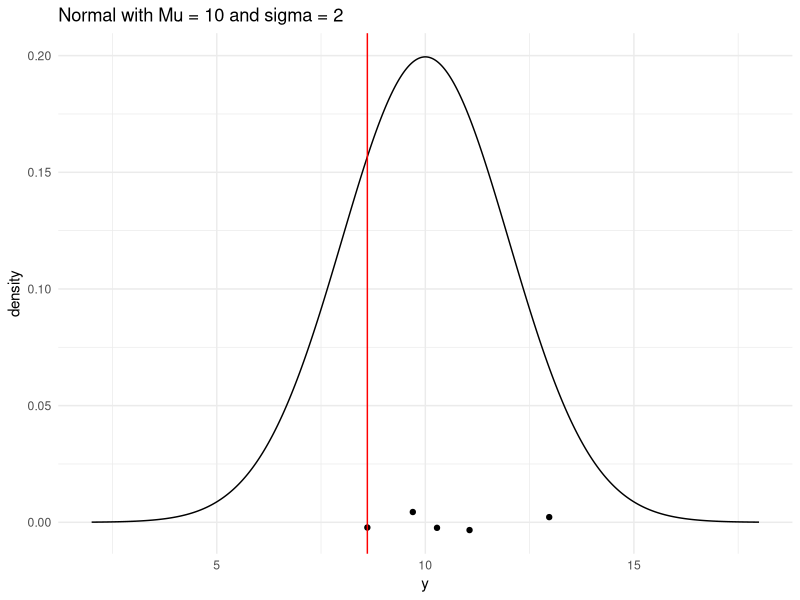
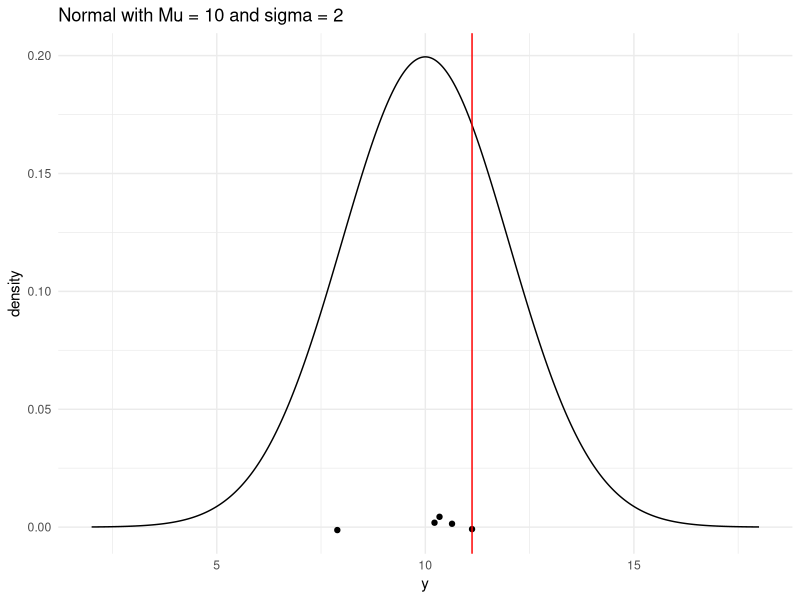
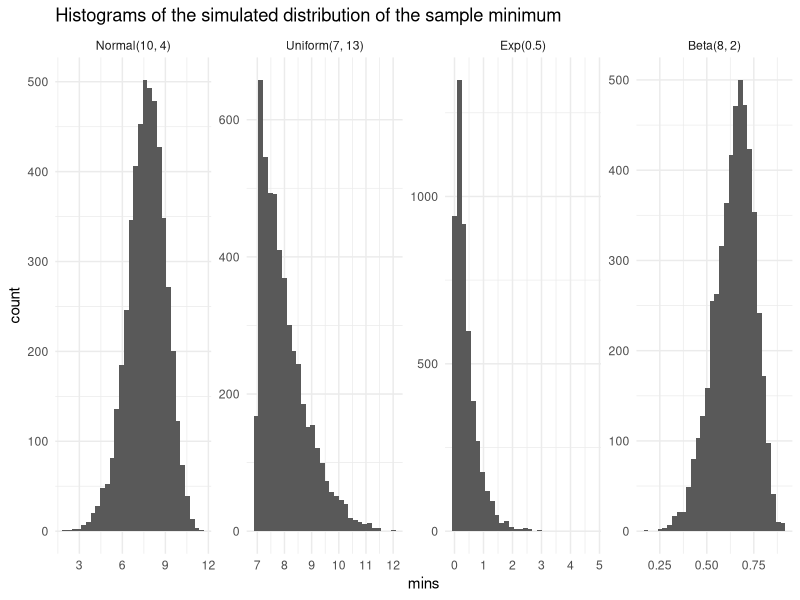
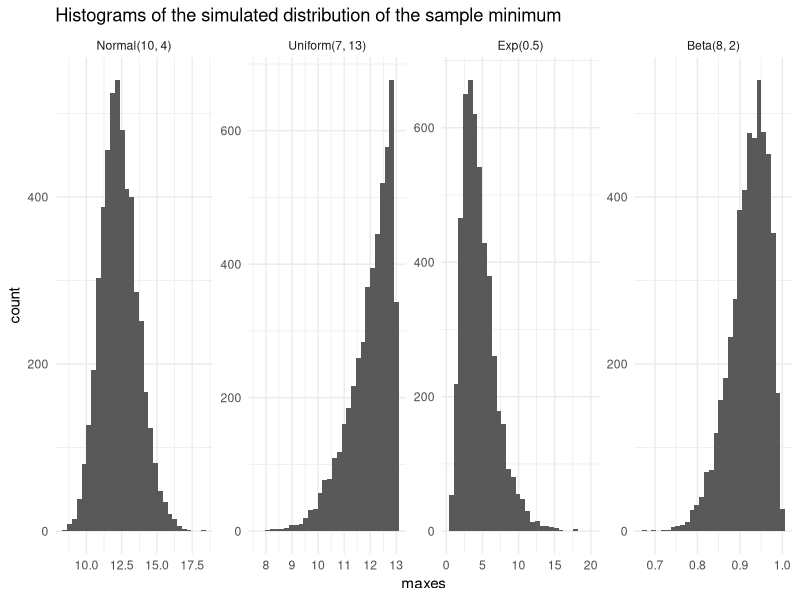
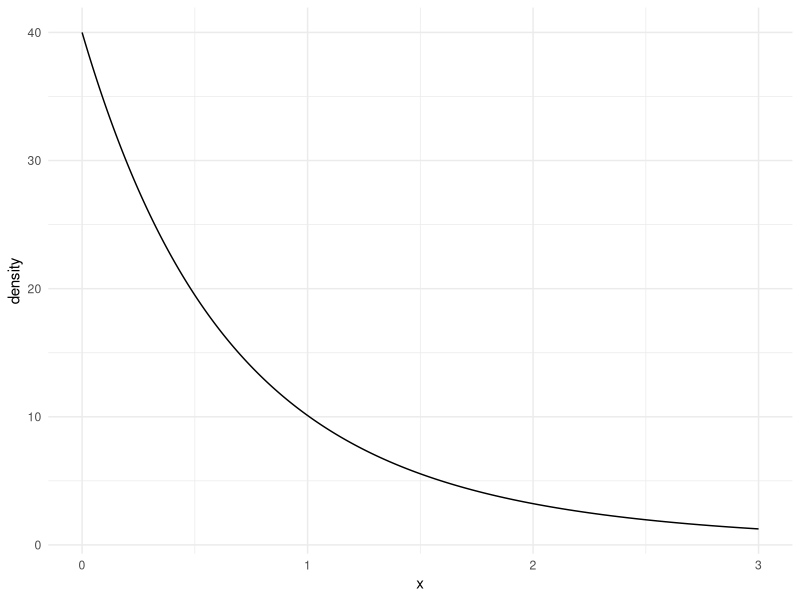
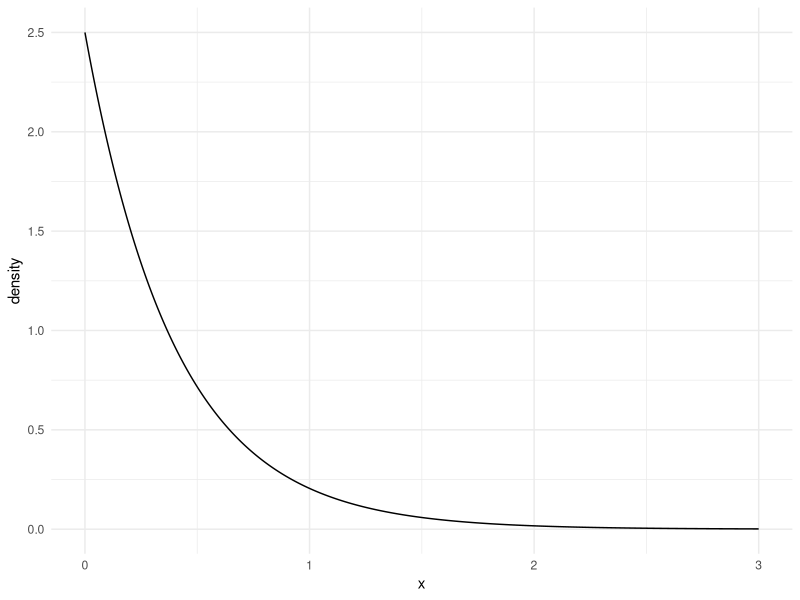

The R script that drew these images, in order:
## ---- chunk 1
# load libraries
library(tidyverse)
## ---- chunk 2
n <- 5       # sample size
mu <- 10     # population mean
sigma <- 2   # population standard deviation

# generate a random sample of n observations from a normal population
single_sample <- rnorm(n, mu, sigma) |> round(2)
# look at the sample
single_sample 

# compute the sample mean
sample_min <- min(single_sample)
# look at the sample mean
sample_min   

# generate a range of values that span the population
plot_df <- tibble(xvals = seq(mu - 4 * sigma, mu + 4 * sigma, length.out = 500)) |>
  mutate(xvals_density = dnorm(xvals, mu, sigma))

## plot the population model density curve
ggplot(data = plot_df, aes(x = xvals, y = xvals_density)) +
  geom_line() +
  theme_minimal() +
  ## add the sample points from your sample
  geom_jitter(data = tibble(single_sample), aes(x = single_sample, y = 0),
              width = 0, height = 0.005) +
  ## add a line for the sample mean
  geom_vline(xintercept = sample_min, colour = "red") +
  labs(x = "y", y = "density",
       title = "Normal with Mu = 10 and sigma = 2")
## ---- chunk 3
n <- 5            # sample size
mu <- 10          # population mean
sigma <- 2        # population standard deviation

generate_samp_min <- function(mu, sigma, n) {
  
  single_sample <- rnorm(n, mu, sigma)
  sample_min <- min(single_sample)
  
  return(sample_min)
}

## test function once:
generate_samp_min(mu = mu, sigma = sigma, n = n)

nsim <- 5000      # number of simulations

## map through th function -- the \(i) syntax says to just 
## repeat the generate_samp_mean function nsim times
mins <- map_dbl(1:nsim, \(i) generate_samp_min(mu = mu, sigma = sigma, n = n))

# Calculate E(Ymin) and SE(Ymin)
E_ymin <- mean(mins)
SE_ymin <- sd(mins)
E_ymin 
SE_ymin

## print some of the 5000 means
## each number represents the sample mean from __one__ sample.
norm_mins_df <- tibble(mins, pop = "Normal(10, 4)")
norm_mins_df

Normal_Min_Hisotgram <- 
  ggplot(data = norm_mins_df, aes(x = mins)) +
  geom_histogram(colour = "deeppink4", fill = "deeppink1", 
                 bins = 20) +
  theme_minimal() +
  labs(x = "Observed Sample Means",
       title = paste("Sampling Distribution of the 
                     Sample Min"))
## ---- chunk 4
n <- 5       # sample size
mu <- 10     # population mean
sigma <- 2   # population standard deviation

# generate a random sample of n observations from a normal population
single_sample <- rnorm(n, mu, sigma) |> round(2)
# look at the sample
single_sample 

# compute the sample mean
sample_max <- max(single_sample)
# look at the sample mean
sample_max   

# generate a range of values that span the population
plot_df <- tibble(xvals = seq(mu - 4 * sigma, mu + 4 * sigma, length.out = 500)) |>
  mutate(xvals_density = dnorm(xvals, mu, sigma))

## plot the population model density curve
ggplot(data = plot_df, aes(x = xvals, y = xvals_density)) +
  geom_line() +
  theme_minimal() +
  ## add the sample points from your sample
  geom_jitter(data = tibble(single_sample), aes(x = single_sample, y = 0),
              width = 0, height = 0.005) +
  ## add a line for the sample mean
  geom_vline(xintercept = sample_max, colour = "red") +
  labs(x = "y", y = "density",
       title = "Normal with Mu = 10 and sigma = 2")
## ---- chunk 5
n <- 5            # sample size
mu <- 10          # population mean
sigma <- 2        # population standard deviation

generate_samp_max <- function(mu, sigma, n) {
  
  single_sample <- rnorm(n, mu, sigma)
  sample_max <- max(single_sample)
  
  return(sample_max)
}

## test function once:
generate_samp_max(mu = mu, sigma = sigma, n = n)

nsim <- 5000      # number of simulations

## map through th function -- the \(i) syntax says to just 
## repeat the generate_samp_mean function nsim times
maxes <- map_dbl(1:nsim, \(i) generate_samp_max(mu = mu, sigma = sigma, n = n))

# Calculate E(Ymax) and SE(Ymax)
E_ymax <- mean(maxes)
SE_ymax <- sd(maxes)
E_ymax 
SE_ymax

## print some of the 5000 means
## each number represents the sample mean from __one__ sample.
norm_maxes_df <- tibble(maxes, pop = "Normal(10, 4)")
norm_maxes_df

Normal_Max_Histogram <- 
  ggplot(data = norm_maxes_df, aes(x = maxes)) +
  geom_histogram(colour = "deeppink4", fill = "deeppink1", 
                 bins = 20) +
  theme_minimal() +
  labs(x = "Observed Sample Means",
       title = "Sampling Distribution of 
                the Sample Max")
## ---- chunk 6
n <- 5            # sample size
theta_1 <- 7      
theta_2 <- 13     

generate_samp_min <- function(theta_1, theta_2, n) {
  
  single_sample <- runif(n, theta_1, theta_2)
  sample_min <- min(single_sample)
  
  return(sample_min)
}

## test function once:
generate_samp_min(theta_1 = theta_1, theta_2 = theta_2, n = n)

nsim <- 5000      # number of simulations

## map through th function -- the \(i) syntax says to just 
## repeat the generate_samp_mean function nsim times
mins <- map_dbl(1:nsim, \(i) generate_samp_min(theta_1 = theta_1, theta_2 = theta_2, n = n))

# Calculate E(Ymin) and SE(Ymin)
E_ymin_unif <- mean(mins)
SE_ymin_unif <- sd(mins)
E_ymin_unif 
SE_ymin_unif

## print some of the 5000 means
## each number represents the sample mean from __one__ sample.
unif_mins_df <- tibble(mins, pop = "Uniform(7, 13)")
unif_mins_df

Unif_Min_Histogram <- ggplot(data = unif_mins_df, aes(x = mins)) +
  geom_histogram(colour = "deeppink4", fill = "deeppink1", 
                 bins = 20) +
  theme_minimal() +
  labs(x = "Observed Sample Means",
       title = paste("Sampling Distribution of the
                      Sample Min"))
## ---- chunk 7
n <- 5            # sample size
theta_1 <- 7      
theta_2 <- 13     

generate_samp_max <- function(theta_1, theta_2, n) {
  
  single_sample <- runif(n, theta_1, theta_2)
  sample_max <- max(single_sample)
  
  return(sample_max)
}

## test function once:
generate_samp_max(theta_1 = theta_1, theta_2 = theta_2, n = n)

nsim <- 5000      # number of simulations

## map through th function -- the \(i) syntax says to just 
## repeat the generate_samp_mean function nsim times
maxes <- map_dbl(1:nsim, \(i) generate_samp_max(theta_1 = theta_1, theta_2 = theta_2, n = n))

# Calculate E(Ymax) and SE(Ymax)
E_ymax_unif <- mean(maxes)
SE_ymax_unif <- sd(maxes)
E_ymax_unif 
SE_ymax_unif

## print some of the 5000 means
## each number represents the sample mean from __one__ sample.
unif_maxes_df <- tibble(maxes, pop = "Uniform(7, 13)")
unif_maxes_df

Unif_Max_Histogram <- ggplot(data = unif_maxes_df, aes(x = maxes)) +
  geom_histogram(colour = "deeppink4", fill = "deeppink1", 
                 bins = 20) +
  theme_minimal() +
  labs(x = "Observed Sample Means",
       title = paste("Samp. Dist. of Samp. Max. 
                     Uniform(7, 13)"))
## ---- chunk 8
n <- 5            # sample size
lambda <- 0.5   

generate_samp_min <- function(lambda, n) {
  
  single_sample <- rexp(n, lambda)
  sample_min <- min(single_sample)
  
  return(sample_min)
}

## test function once:
generate_samp_min(lambda = lambda, n = n)

nsim <- 5000      # number of simulations

## map through th function -- the \(i) syntax says to just 
## repeat the generate_samp_mean function nsim times
mins <- map_dbl(1:nsim, \(i) generate_samp_min(
  lambda = lambda, n = n))

# Calculate E(Ymin) and SE(Ymin)
E_ymin_exp <- mean(mins)
SE_ymin_exp <- sd(mins)
E_ymin_exp 
SE_ymin_exp

## print some of the 5000 means
## each number represents the sample mean from __one__ sample.
exp_mins_df <- tibble(mins, pop = "Exp(0.5)")
exp_mins_df

Exp_Min_Histogram <- ggplot(data = exp_mins_df, 
                            aes(x = mins)) +
  geom_histogram(colour = "deeppink4", fill = "deeppink1", 
                 bins = 20) +
  theme_minimal() +
  labs(x = "Observed Sample Means",
       title = "Samp. Dist. of Samp. Min. Exp(0.5)")
## ---- chunk 9
n <- 5            # sample size
lambda <- 0.5   

generate_samp_max <- function(lambda, n) {
  
  single_sample <- rexp(n, lambda)
  sample_max <- max(single_sample)
  
  return(sample_max)
}

## test function once:
generate_samp_max(lambda = lambda, n = n)

nsim <- 5000      # number of simulations

## map through th function -- the \(i) syntax says to just 
## repeat the generate_samp_mean function nsim times
maxes <- map_dbl(1:nsim, \(i) generate_samp_max(
  lambda = lambda, n = n))

# Calculate E(Ymax) and SE(Ymax)
E_ymax_exp <- mean(maxes)
SE_ymax_exp <- sd(maxes)
E_ymax_exp 
SE_ymax_exp

## print some of the 5000 means
## each number represents the sample mean from __one__ sample.
exp_maxes_df <- tibble(maxes, pop = "Exp(0.5)")
exp_maxes_df

Exp_Max_Histogram <- ggplot(data = exp_maxes_df, 
                            aes(x = maxes)) +
  geom_histogram(colour = "deeppink4", fill = "deeppink1", 
                 bins = 20) +
  theme_minimal() +
  labs(x = "Observed Sample Means",
       title = "Samp. Dist. of Samp. Max. Exp(0.5)")
## ---- chunk 10
n <- 5            # sample size
alpha <- 8
beta <- 2

generate_samp_min <- function(alpha, beta, n) {
  
  single_sample <- rbeta(n, alpha, beta)
  sample_min <- min(single_sample)
  
  return(sample_min)
}

## test function once:
generate_samp_min(alpha = alpha, beta = beta, n = n)

nsim <- 5000      # number of simulations

## map through th function -- the \(i) syntax says to just 
## repeat the generate_samp_mean function nsim times
mins <- map_dbl(1:nsim, \(i) generate_samp_min(
  alpha = alpha, beta = beta, n = n))

# Calculate E(Ymin) and SE(Ymin)
E_ymin_beta <- mean(mins)
SE_ymin_beta <- sd(mins)
E_ymin_beta 
SE_ymin_beta

## print some of the 5000 means
## each number represents the sample mean from __one__ sample.
beta_mins_df <- tibble(mins, pop = "Beta(8, 2)")
beta_mins_df

Beta_Min_Histogram <- ggplot(data = beta_mins_df,
                             aes(x = mins)) +
  geom_histogram(colour = "deeppink4", fill = "deeppink1", 
                 bins = 20) +
  theme_minimal() +
  labs(x = "Observed Sample Means",
       title = "Samp. Dist. of Samp. Min. Beta(8, 2)")
## ---- chunk 11
n <- 5            # sample size
alpha <- 8
beta <- 2

generate_samp_max <- function(alpha, beta, n) {
  
  single_sample <- rbeta(n, alpha, beta)
  sample_max <- max(single_sample)
  
  return(sample_max)
}

## test function once:
generate_samp_max(alpha = alpha, beta = beta, n = n)

nsim <- 5000      # number of simulations

## map through th function -- the \(i) syntax says to just 
## repeat the generate_samp_mean function nsim times
maxes <- map_dbl(1:nsim, \(i) generate_samp_max(
  alpha = alpha, beta = beta, n = n))

# Calculate E(Ymax) and SE(Ymax)
E_ymax_beta <- mean(maxes)
SE_ymax_beta <- sd(maxes)
E_ymax_beta 
SE_ymax_beta

## print some of the 5000 means
## each number represents the sample mean from __one__ sample.
beta_maxes_df <- tibble(maxes, pop = "Beta(8, 2)")
beta_maxes_df

Beta_Max_Histogram <- ggplot(data = beta_maxes_df,
                             aes(x = maxes)) +
  geom_histogram(colour = "deeppink4", fill = "deeppink1", 
                 bins = 20) +
  theme_minimal() +
  labs(x = "Observed Sample Means",
       title = "Samp. Dist. of Samp. Max. Beta(8, 2)")
## ---- chunk 12
pop_plot <- bind_rows(norm_mins_df, unif_mins_df, 
                      exp_mins_df, beta_mins_df) |>
  mutate(pop = fct_relevel(pop, 
                           c("Normal(10, 4)", "Uniform(7, 13)",
                                  "Exp(0.5)", "Beta(8, 2)")))

ggplot(data = pop_plot, aes(x = mins)) +
  geom_histogram() +
  theme_minimal() +
  facet_wrap(~ pop, nrow = 1, scales = "free") +
  labs(title = "Histograms of the simulated distribution of the sample minimum")
## ---- chunk 13
pop_plot_2 <- bind_rows(norm_maxes_df, unif_maxes_df, 
                      exp_maxes_df, beta_maxes_df) |>
  mutate(pop = fct_relevel(pop, 
                           c("Normal(10, 4)", "Uniform(7, 13)",
                                  "Exp(0.5)", "Beta(8, 2)")))

ggplot(data = pop_plot_2, aes(x = maxes)) +
  geom_histogram() +
  theme_minimal() +
  facet_wrap(~ pop, nrow = 1, scales = "free") +
  labs(title = "Histograms of the simulated distribution of the sample minimum")
## ---- chunk 14
n <- 5
## CHANGE 0 and 3 to represent where you want your graph to start and end
## on the x-axis
x <- seq(0, 3, length.out = 1000)
## CHANGE to be the pdf you calculated. Note that, as of now, 
## this is not a proper density (it does not integrate to 1).
density <- 
  n * (1 + exp(-lambda * x))^(n - 1) * lambda * exp(-lambda * x)

## put into tibble and plot
samp_min_df <- tibble(x, density)
ggplot(data = samp_min_df, aes(x = x, y = density)) +
  geom_line() +
  theme_minimal()
## ---- chunk 15
n <- 5
## CHANGE 0 and 3 to represent where you want your graph to start and end
## on the x-axis
x <- seq(0, 3, length.out = 1000)
## CHANGE to be the pdf you calculated. Note that, as of now, 
## this is not a proper density (it does not integrate to 1).
density <- n * (-exp(-lambda * x))^(n-1) * lambda * exp(-lambda * x)

## put into tibble and plot
samp_min_df <- tibble(x, density)
ggplot(data = samp_min_df, aes(x = x, y = density)) +
  geom_line() +
  theme_minimal()
## ---- chunk 16
function_ymin <- function(x) {
  x * n * (1 - exp(-lambda * x))^(n - 1) * lambda * exp(-lambda * x)
}

E_ymin <- integrate(function_ymin, lower = 0, upper = Inf)
## ---- chunk 17
function_ymax <- function(x) {
  x * n * (-exp(-lambda * x))^(n-1) * lambda * exp(-lambda * x)
}

E_ymax = integrate(function_ymax, lower = 0, upper = Inf)
## ---- chunk 18
function_ymin_se <- function(x) {
  x^2 * n * (1 - exp(-lambda * x))^(n - 1) * lambda * exp(-lambda * x)
}

E_ymin2 <- integrate(function_ymin_se, lower = 0, upper = Inf)

# E_ymin = 4.56667
# E(ymin^2) = 26.7089
se_ymin <- sqrt(26.7089 - 4.5667^2)
se_ymin # = 2.4195
## ---- chunk 19
function_ymax_se <- function(x) {
  x^2 * n * (-exp(-lambda * x))^(n-1) * lambda * exp(-lambda * x)
}

E_ymax2 = integrate(function_ymax_se, lower = 0, upper = Inf)

# E_ymax = 0.4
# E(ymax^2) = 0.32
se_ymax <- sqrt(0.32 - 0.32^2)
se_ymax # = 0.4665
